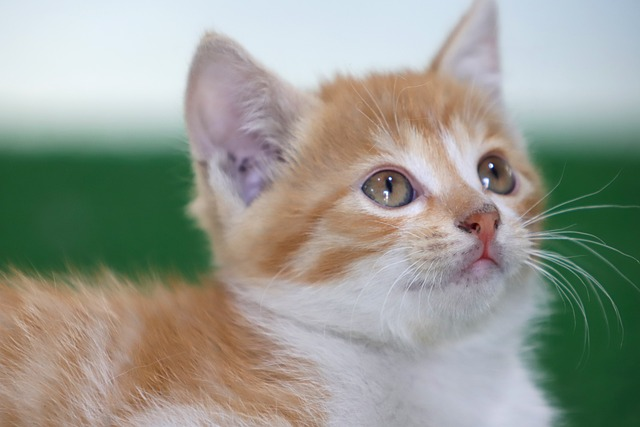
#> input picture img.jpg, 640 x 427 px
$ jupyter execute 06_Changing_Size.ipynb
#> lines starting #> are read from the running program, lines starting #| are printed output that depends on the picture
# 크기 조정

## 이미지

### 고정 크기로 설정

cv2.resize(resize할 이미지의 변수명,(width,height))

[cell 1]
import cv2

image=cv2.imread('img.jpg') # 해당 경로의 파일 읽어오기
#> image is the input picture: shape (427, 640, 3); mean B, G, R 145.2, 155.2, 151.9
img2=cv2.resize(image,(400,500)) # width, height 고정 크기
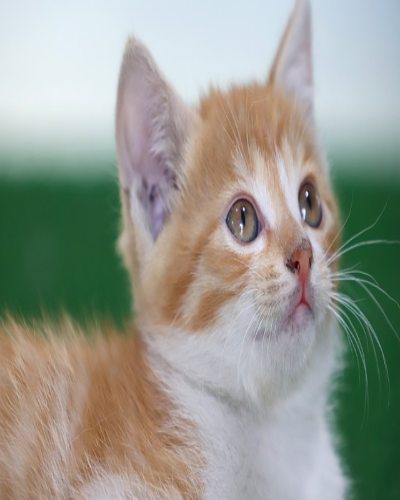
#> img2: shape (500, 400, 3); mean B, G, R 145.1, 155.1, 151.8

cv2.imshow('img',image) # img라는 이름의 창에 img 표시
cv2.imshow('resize',img2) # resize라는 이름의 창에 img2 표시

cv2.waitKey(0) # 지정된 시간동안 사용자 키 입력 대기 // waitKey()에 숫자를 입력하면 그 시간(단위는 밀리초) 동안 창이 열려 있다가 자동으로 닫힘
cv2.destroyAllWindows() # 모든 창 닫기

### 비율로 설정

cv2.resize(resize할 이미지의 변수명,None,fx=0.5,fy=0.5) # x 0.5배, y 0.5배

[cell 2]
import cv2

img=cv2.imread('img.jpg') # 해당 경로의 파일 읽어오기
img2=cv2.resize(img,None,fx=0.5,fy=0.5) # x, y 비율 정의(0.5배로 축소)
#> img2: shape (214, 320, 3)

cv2.imshow('img',img) # img라는 이름의 창에 img 표시
cv2.imshow('resize',img2) # resize라는 이름의 창에 img2 표시

cv2.waitKey(0) # 지정된 시간동안 사용자 키 입력 대기 // waitKey()에 숫자를 입력하면 그 시간(단위는 밀리초) 동안 창이 열려 있다가 자동으로 닫힘
cv2.destroyAllWindows() # 모든 창 닫기

### 보간법

보간법이란?

이미지를 축소하거나 확대할 때, 자연스럽게 처리를 하기 위한 방법(축소, 확대함에 있어 화질을 자연스럽게 맞춰주는 방법인듯)

1. cv2.INTER_AREA : 크기 줄일때 사용
2. cv2.INTER_CUBIC : 크기 늘릴때 사용(속도 느림, 퀄리티 좋음)
3. cv2.INTER_LINEAR : 크기 늘릴때 사용(기본값)

#### 보간법을 적용하여 축소하기

[cell 3]
import cv2

img=cv2.imread('img.jpg') # 해당 경로의 파일 읽어오기
img2=cv2.resize(img,None,fx=0.5,fy=0.5,interpolation=cv2.INTER_AREA) # x, y 비율 정의(0.5배로 축소)

cv2.imshow('img',img) # img라는 이름의 창에 img 표시
cv2.imshow('resize',img2)

cv2.waitKey(0) # 지정된 시간동안 사용자 키 입력 대기 // waitKey()에 숫자를 입력하면 그 시간(단위는 밀리초) 동안 창이 열려 있다가 자동으로 닫힘
cv2.destroyAllWindows() # 모든 창 닫기

#### 보간법을 적용하여 확대하기

[cell 4]
import cv2

img=cv2.imread('img.jpg') # 해당 경로의 파일 읽어오기
img2=cv2.resize(img,None,fx=1.5,fy=1.5,interpolation=cv2.INTER_CUBIC) # x, y 비율 정의(1.5배로 확대)
#> img2: shape (640, 960, 3)

cv2.imshow('img',img) # img라는 이름의 창에 img 표시
cv2.imshow('resize',img2)

cv2.waitKey(0) # 지정된 시간동안 사용자 키 입력 대기 // waitKey()에 숫자를 입력하면 그 시간(단위는 밀리초) 동안 창이 열려 있다가 자동으로 닫힘
cv2.destroyAllWindows() # 모든 창 닫기

## 동영상

### 고정 크기로 설정

[cell 5]
import cv2

cap=cv2.VideoCapture('video.mp4')

while cap.isOpened():
    ret,frame=cap.read() # ret: 성공 여부, frame: 받아온 이미지(프레임)
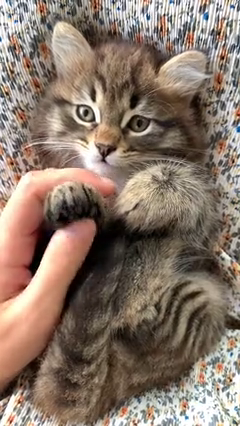
#> input picture frame 36 of video.mp4, 240 x 426 px
#> frame is the input picture: shape (426, 240, 3); mean B, G, R 105.9, 118.8, 136.9
    if not ret:
        print('더 이상 가져올 프레임이 없어요')
        break

    frame_resize=cv2.resize(frame,(400,500))
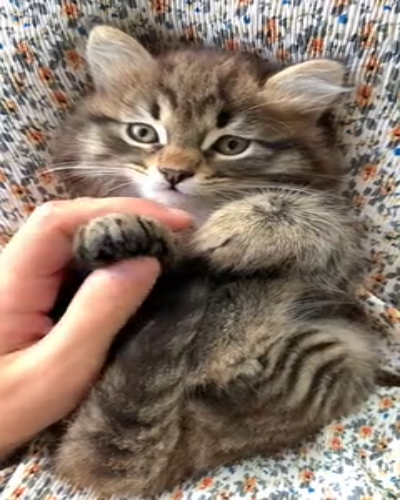
#> frame_resize: shape (500, 400, 3); mean B, G, R 105.8, 118.7, 136.8

    cv2.imshow('video',frame_resize)

    if cv2.waitKey(25)==ord('q'): # 지정된 시간동안 사용자 키 입력 대기 // waitKey()에 숫자를 입력하면 그 시간(단위는 밀리초) 동안 창이 열려 있다가 자동으로 닫힘
# waitKey()로 동영상의 재생 속도 조절, 사용자가 q 키를 누르면 종료
#> (key q is pressed here)
        print('사용자 입력에 의해 종료합니다')
        break

cap.release() # 자원 해제
cv2.destroyAllWindows() # 모든 창 닫기

### 비율로 설정

[cell 6]
import cv2

cap=cv2.VideoCapture('video.mp4')

while cap.isOpened():
    ret,frame=cap.read() # ret: 성공 여부, frame: 받아온 이미지(프레임)
    if not ret:
        print('더 이상 가져올 프레임이 없어요')
        break

    frame_resized=cv2.resize(frame,None,fx=1.5,fy=1.5,interpolation=cv2.INTER_CUBIC)
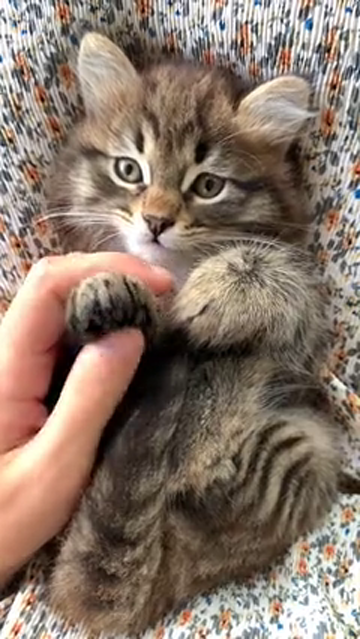
#> frame_resized: shape (639, 360, 3); mean B, G, R 105.9, 118.8, 136.9

    cv2.imshow('video',frame_resized)

    if cv2.waitKey(25)==ord('q'): # 지정된 시간동안 사용자 키 입력 대기 // waitKey()에 숫자를 입력하면 그 시간(단위는 밀리초) 동안 창이 열려 있다가 자동으로 닫힘
# waitKey()로 동영상의 재생 속도 조절, 사용자가 q 키를 누르면 종료
#> (key q is pressed here)
        print('사용자 입력에 의해 종료합니다')
        break

cap.release() # 자원 해제
cv2.destroyAllWindows() # 모든 창 닫기
